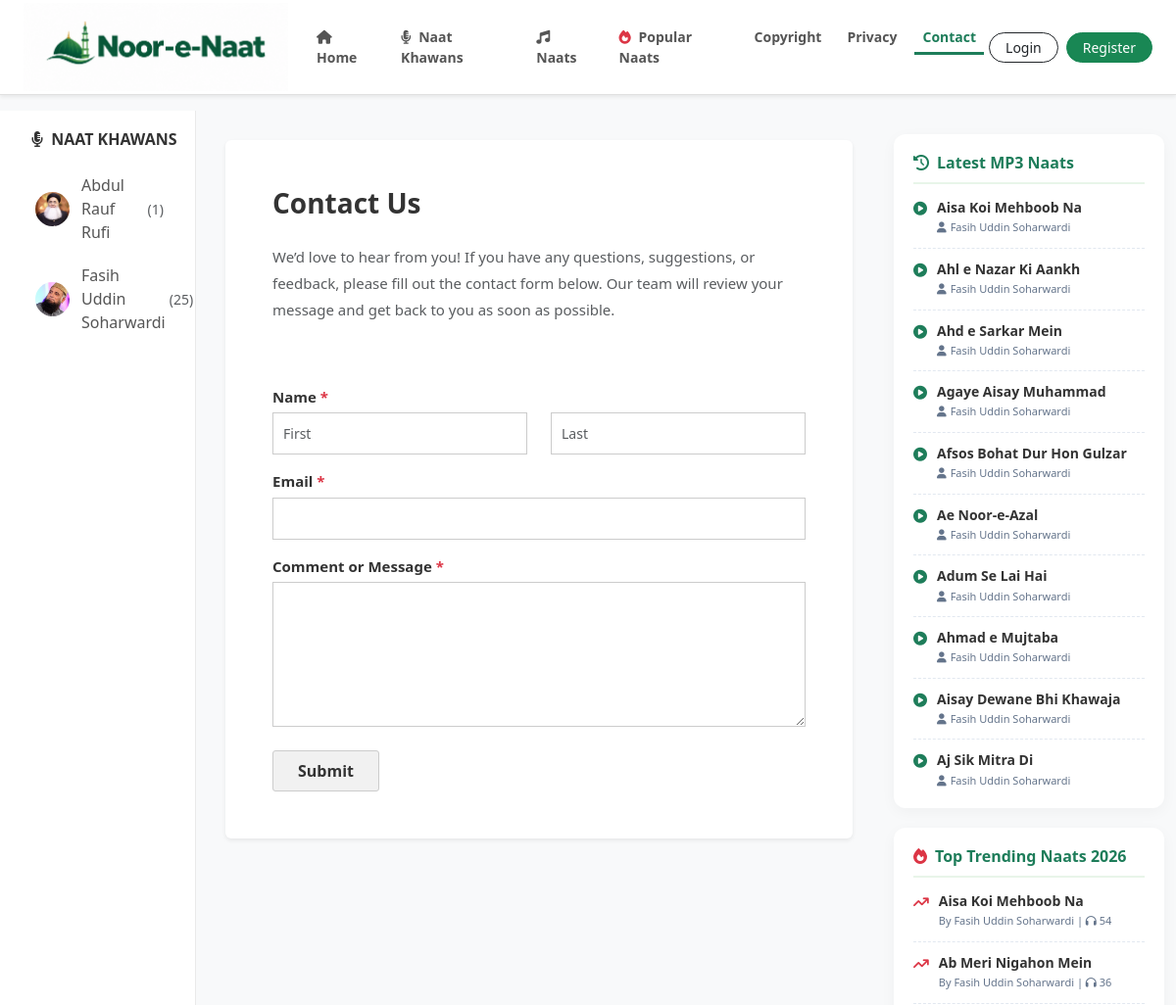
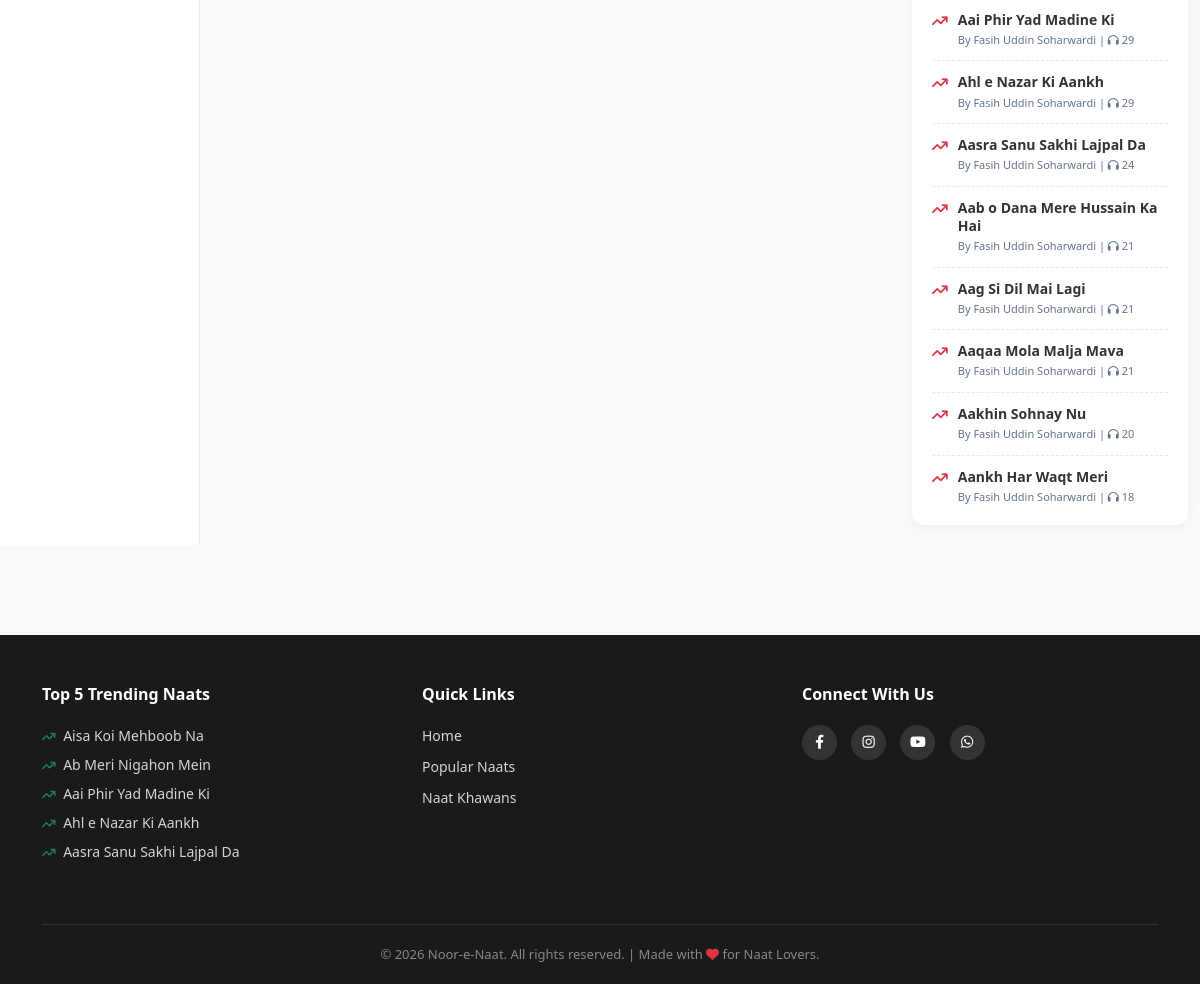
Page /contact/ on the committed database (2 pictures, top to bottom).
### naat_app/models.py (models this page shows, shortened)
class NaatKhawan(models.Model):
    name = models.CharField(max_length=200)
    image = models.ImageField(upload_to='naat_khawan/', blank=True, null=True)

class PageContent(models.Model):
    PAGE_CHOICES = [
        ('privacy', 'Privacy Policy'),
        ('copyright', 'Copyright Policy'),
        ('contact', 'Contact Us'),
    ]
    page_name = models.CharField(max_length=20, choices=PAGE_CHOICES, unique=True)
    title = models.CharField(max_length=200, help_text="Page ka heading")
    content = models.TextField(help_text="Page ka poora content yahan likhein")

class Naat(models.Model):
    title = models.CharField(max_length=200)
    naat_khawan = models.ForeignKey(NaatKhawan, on_delete=models.CASCADE, related_name='naats')
    audio_file = models.FileField(upload_to='naats/')
    uploaded_at = models.DateTimeField(auto_now_add=True)
    is_live = models.BooleanField(default=True)
    is_popular = models.BooleanField(default=False)
    views = models.IntegerField(default=0, help_text="Kitni dafa suni gayi")

### naat_app/views.py (the view, shortened to what this page needs)
# urls.py: path('contact/', views.contact_page, name='contact_page'),
def contact_page(request):
    khawans = NaatKhawan.objects.annotate(
        naat_count=Count('naats', filter=Q(naats__is_live=True))
    ).order_by('id')
    latest_naats = Naat.objects.filter(is_live=True).order_by('-uploaded_at')[:10]
    trending_naats = Naat.objects.filter(is_live=True).order_by('-views')[:10]
    page_data = PageContent.objects.filter(page_name='contact').first()
    context = {'khawans': khawans, 'latest_naats': latest_naats, 'trending_naats': trending_naats, 'page_data': page_data}
    return render(request, 'pages/contact.html', context)

### naat_app/templates/pages/contact.html (shortened to what this page needs)
{% extends 'base.html' %}
{% block content %}
<div class="container-fluid mt-3">
    <div class="row">
        <div class="col-md-3 col-lg-2 sidebar d-none d-md-block">
            <h5><i class="fa-solid fa-microphone-lines me-1"></i> Naat Khawans</h5>
            {% for khawan in khawans %}
                <a href="{% url 'khawan_profile' khawan.id %}" class="khawan-link">
                    {% if khawan.image %}<img src="{{ khawan.image.url }}" class="artist-img-sidebar" alt="{{ khawan.name }}">{% else %}<div class="artist-placeholder-sidebar"><i class="fa-solid fa-user"></i></div>{% endif %}
                    {{ khawan.name }} <span class="ms-1 text-muted small">({{ khawan.naat_count }})</span>
                </a>
            {% endfor %}
        </div>
        <div class="col-12 col-md-6 col-lg-7 main-content">
            <div class="card p-4 p-md-5 shadow-sm border-0">
                <h2 class="fw-bold mb-4" style="color: #333; font-size: 28px;">
                    {% if page_data %}{{ page_data.title }}{% else %}Contact Us{% endif %}
                </h2>
                {% if page_data %}
                    <div class="mb-4 text-muted" style="font-size: 15px; line-height: 1.8;">
                        {{ page_data.content|safe|linebreaks }}
                    </div>
                {% endif %}
                <form method="POST" class="contact-form mt-4">
                    <div class="mb-3">
                        <label>Name <span class="required-star">*</span></label>
                        <div class="row">
                            <div class="col-md-6 mb-2 mb-md-0">
                                <input type="text" name="first_name" class="form-control" placeholder="First" required>
                            </div>
                            <div class="col-md-6">
                                <input type="text" name="last_name" class="form-control" placeholder="Last" required>
                            </div>
                        </div>
                    </div>
                    <div class="mb-3">
                        <label>Email <span class="required-star">*</span></label>
                        <input type="email" name="email" class="form-control" required>
                    </div>
                    <div class="mb-4">
                        <label>Comment or Message <span class="required-star">*</span></label>
                        <textarea name="message" class="form-control" rows="6" required></textarea>
                    </div>
                    <button type="submit" class="btn btn-submit">Submit</button>
                </form>
            </div>
        </div>
        <div class="col-md-3 col-lg-3 d-none d-md-block mt-4">
            <div class="right-widget">
                <h5><i class="fa-solid fa-clock-rotate-left me-2"></i>Latest MP3 Naats</h5>
                {% for l_naat in latest_naats %}
                <div class="widget-item">
                    <i class="fa-solid fa-circle-play widget-icon"></i>
                    <div class="widget-text">
                        <a href="{% url 'naat_detail' l_naat.id %}">{{ l_naat.title }}</a>
                        <small><i class="fa-solid fa-user me-1"></i>{{ l_naat.naat_khawan.name }}</small>
                    </div>
                </div>
                {% endfor %}
            </div>
            <div class="right-widget">
                <h5><i class="fa-solid fa-fire text-danger me-2"></i>Top Trending Naats 2026</h5>
                {% for t_naat in trending_naats %}
                <div class="widget-item">
                    <i class="fa-solid fa-arrow-trend-up text-danger widget-icon"></i>
                    <div class="widget-text">
                        <a href="{% url 'naat_detail' t_naat.id %}">{{ t_naat.title }}</a>
                        <small>By {{ t_naat.naat_khawan.name }} | <i class="fa-solid fa-headphones"></i> {{ t_naat.views }}</small>
                    </div>
                </div>
                {% endfor %}
            </div>
        </div>
    </div>
</div>
{% endblock %}

### naat_app/templates/base.html (shortened to what this page needs)
{% load static %}
<!DOCTYPE html>
<html lang="en">
<head>
    <link href="https://cdn.jsdelivr.net/npm/bootstrap@5.3.0/dist/css/bootstrap.min.css" rel="stylesheet">
    <link rel="stylesheet" href="https://cdnjs.cloudflare.com/ajax/libs/font-awesome/6.4.0/css/all.min.css">
</head>
<body>
    <nav class="navbar navbar-expand-lg sticky-top shadow-sm">
        <div class="container-fluid px-4">
            <a class="navbar-brand d-flex align-items-center" href="/">
                <img src="{% static 'images/logo.png' %}" alt="Noor-e-Naat Logo">
            </a>
            <div class="collapse navbar-collapse" id="navbarNav">
                <ul class="navbar-nav mx-auto">
                    <li class="nav-item">
                        <a class="nav-link {% if request.resolver_match.url_name == 'home' %}active{% endif %}" href="{% url 'home' %}"><i class="fa-solid fa-house me-1"></i> Home</a>
                    </li>
                    <li class="nav-item">
                        <a class="nav-link " href="{% url 'all_naat_khawans' %}"><i class="fa-solid fa-microphone-lines me-1"></i> Naat Khawans</a>
                    </li>
                    <li class="nav-item">
                        <a class="nav-link {% if request.resolver_match.url_name == 'all_naats' %}active{% endif %}" href="{% url 'all_naats' %}"><i class="fa-solid fa-music me-1"></i> Naats</a>
                    </li>
                    <li class="nav-item">
                        <a class="nav-link {% if request.resolver_match.url_name == 'popular_naats' %}active{% endif %}" href="{% url 'popular_naats' %}"><i class="fa-solid fa-fire text-danger me-1"></i> Popular Naats</a>
                    </li>
                    <li class="nav-item"><a class="nav-link {% if request.resolver_match.url_name == 'copyright_page' %}active{% endif %}" href="{% url 'copyright_page' %}">Copyright</a></li>
                    <li class="nav-item"><a class="nav-link {% if request.resolver_match.url_name == 'privacy_page' %}active{% endif %}" href="{% url 'privacy_page' %}">Privacy</a></li>
                    <li class="nav-item"><a class="nav-link {% if request.resolver_match.url_name == 'contact_page' %}active{% endif %}" href="{% url 'contact_page' %}">Contact</a></li>
                </ul>
                <div class="d-flex align-items-center gap-2 mt-3 mt-lg-0">
                    {% if user.is_authenticated %}
                        <div class="dropdown">
                            <button class="btn btn-outline-success btn-sm rounded-pill px-3 dropdown-toggle w-100" type="button" data-bs-toggle="dropdown">
                                <i class="fa-solid fa-user-circle me-1"></i> {{ user.username }}
                            </button>
                            <ul class="dropdown-menu dropdown-menu-end shadow border-0">
                                <li><a class="dropdown-item" href="{% url 'change_password' %}"><i class="fa-solid fa-key me-2 text-muted"></i>Change Password</a></li>
                                <li><hr class="dropdown-divider"></li>
                                <li><a class="dropdown-item text-danger" href="{% url 'logout' %}"><i class="fa-solid fa-right-from-bracket me-2"></i>Logout</a></li>
                            </ul>
                        </div>
                    {% else %}
                        <a href="{% url 'login' %}" class="btn btn-outline-dark btn-sm rounded-pill px-3 w-100">Login</a>
                        <a href="{% url 'register' %}" class="btn btn-success btn-sm rounded-pill px-3 w-100">Register</a>
                    {% endif %}
                </div>
            </div>
        </div>
    </nav>
    <div class="content-wrapper">
        {% block content %}{% endblock %}
    </div>
    <footer class="footer">
        <div class="container">
            <div class="row">
                <div class="col-md-4 mb-4 text-center text-md-start">
                    <h5>Top 5 Trending Naats</h5>
                    {% for t_naat in trending_naats|slice:":5" %}
                        <a href="{% url 'naat_detail' t_naat.id %}?autoplay=1" class="text-truncate d-block" style="max-width: 250px; margin-bottom: 8px; color: #d1d5db;">
                            <i class="fa-solid fa-arrow-trend-up me-1" style="font-size: 12px; color: #1e7d5a;"></i>
                            {{ t_naat.title }}
                        </a>
                    {% empty %}
                        <p class="small text-muted">No trending naats available.</p>
                    {% endfor %}
                </div>
                <div class="col-md-4 mb-4 text-center text-md-start">
                    <h5>Quick Links</h5>
                    <a href="{% url 'home' %}">Home</a>
                    <a href="{% url 'popular_naats' %}">Popular Naats</a>
                    <a href="{% url 'all_naat_khawans' %}">Naat Khawans</a>
                </div>
                <div class="col-md-4 mb-4 text-center text-md-start">
                    <h5>Connect With Us</h5>
                    <div class="social-icons mt-2">
                        <a href="#"><i class="fa-brands fa-facebook-f"></i></a>
                        <a href="#"><i class="fa-brands fa-instagram"></i></a>
                        <a href="#"><i class="fa-brands fa-youtube"></i></a>
                        <a href="#"><i class="fa-brands fa-whatsapp"></i></a>
                    </div>
                </div>
            </div>
            <div class="footer-bottom">
                &copy; 2026 Noor-e-Naat. All rights reserved. | Made with <i class="fa-solid fa-heart text-danger"></i> for Naat Lovers.
            </div>
        </div>
    </footer>
</body>
</html>

### rows in the picture
NaatKhawan: image (picture), name "Abdul Rauf Rufi", naat_count "1"
NaatKhawan: image (picture), name "Fasih Uddin Soharwardi", naat_count "25"
PageContent: title "Contact Us", content "We’d love to hear from you! If you have any questions, suggestions, or feedback, please fill out the contact form below. Our team will review your message and get back to you as soon as possible."
Naat: title "Aisa Koi Mehboob Na", naat_khawan.name "Fasih Uddin Soharwardi", views "54"
Naat: title "Ahl e Nazar Ki Aankh", naat_khawan.name "Fasih Uddin Soharwardi", views "29"
Naat: title "Ahd e Sarkar Mein", naat_khawan.name "Fasih Uddin Soharwardi"
Naat: title "Agaye Aisay Muhammad", naat_khawan.name "Fasih Uddin Soharwardi"
Naat: title "Afsos Bohat Dur Hon Gulzar", naat_khawan.name "Fasih Uddin Soharwardi"
Naat: title "Ae Noor-e-Azal", naat_khawan.name "Fasih Uddin Soharwardi"
Naat: title "Adum Se Lai Hai", naat_khawan.name "Fasih Uddin Soharwardi"
Naat: title "Ahmad e Mujtaba", naat_khawan.name "Fasih Uddin Soharwardi"
Naat: title "Aisay Dewane Bhi Khawaja", naat_khawan.name "Fasih Uddin Soharwardi"
Naat: title "Aj Sik Mitra Di", naat_khawan.name "Fasih Uddin Soharwardi"
Naat: title "Ab Meri Nigahon Mein", naat_khawan.name "Fasih Uddin Soharwardi", views "36"
Naat: title "Aai Phir Yad Madine Ki", naat_khawan.name "Fasih Uddin Soharwardi", views "29"
Naat: title "Aasra Sanu Sakhi Lajpal Da", naat_khawan.name "Fasih Uddin Soharwardi", views "24"
Naat: title "Aab o Dana Mere Hussain Ka Hai", naat_khawan.name "Fasih Uddin Soharwardi", views "21"
Naat: title "Aag Si Dil Mai Lagi", naat_khawan.name "Fasih Uddin Soharwardi", views "21"
Naat: title "Aaqaa Mola Malja Mava", naat_khawan.name "Fasih Uddin Soharwardi", views "21"
Naat: title "Aakhin Sohnay Nu", naat_khawan.name "Fasih Uddin Soharwardi", views "20"
Naat: title "Aankh Har Waqt Meri", naat_khawan.name "Fasih Uddin Soharwardi", views "18"
